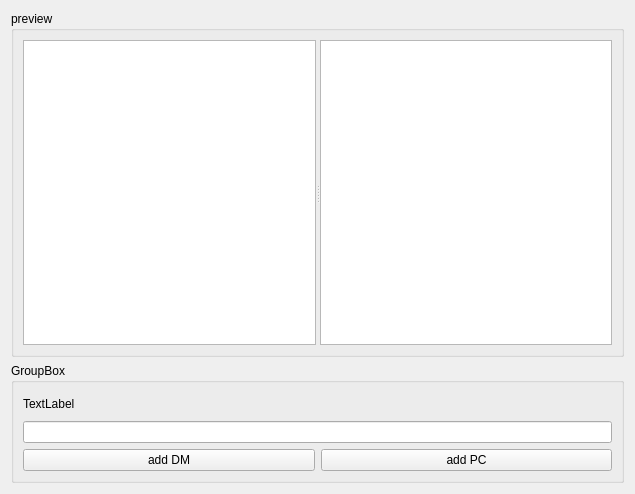
<?xml version="1.0" encoding="UTF-8"?>
<ui version="4.0">
 <class>EditMap</class>
 <widget class="QWidget" name="EditMap">
  <property name="geometry">
   <rect>
    <x>0</x>
    <y>0</y>
    <width>635</width>
    <height>494</height>
   </rect>
  </property>
  <property name="windowTitle">
   <string>Form</string>
  </property>
  <layout class="QGridLayout" name="gridLayout_2">
   <item row="0" column="0">
    <widget class="QGroupBox" name="groupBox">
     <property name="title">
      <string>preview</string>
     </property>
     <layout class="QGridLayout" name="gridLayout">
      <item row="0" column="0">
       <widget class="QSplitter" name="splitter">
        <property name="orientation">
         <enum>Qt::Horizontal</enum>
        </property>
        <widget class="QGraphicsView" name="graphicsView"/>
        <widget class="QGraphicsView" name="graphicsView_2"/>
       </widget>
      </item>
     </layout>
    </widget>
   </item>
   <item row="1" column="0">
    <widget class="QGroupBox" name="groupBox_2">
     <property name="maximumSize">
      <size>
       <width>16777215</width>
       <height>120</height>
      </size>
     </property>
     <property name="title">
      <string>GroupBox</string>
     </property>
     <layout class="QGridLayout" name="gridLayout_4">
      <item row="0" column="0">
       <layout class="QGridLayout" name="gridLayout_3">
        <item row="2" column="1">
         <widget class="QPushButton" name="addPCBtn">
          <property name="text">
           <string>add PC</string>
          </property>
         </widget>
        </item>
        <item row="0" column="0" colspan="2">
         <widget class="QLabel" name="fileNameLabel">
          <property name="text">
           <string>TextLabel</string>
          </property>
         </widget>
        </item>
        <item row="2" column="0">
         <widget class="QPushButton" name="addDMBtn">
          <property name="text">
           <string>add DM</string>
          </property>
         </widget>
        </item>
        <item row="1" column="0" colspan="2">
         <widget class="QLineEdit" name="mapNameEdit"/>
        </item>
       </layout>
      </item>
     </layout>
    </widget>
   </item>
  </layout>
 </widget>
 <resources/>
 <connections/>
</ui>
